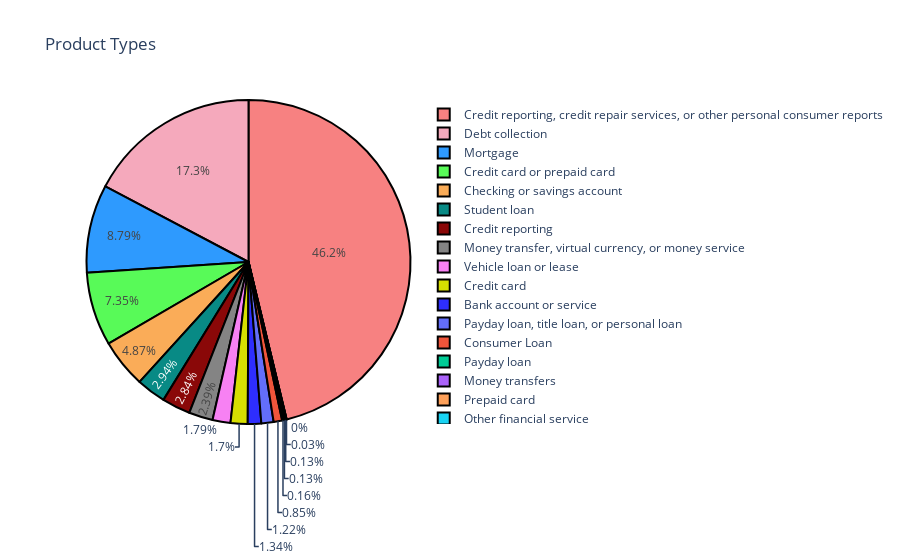

Notebook cell for this chart:
### Markdown cell above
## Creates a pie chart for distribution of product complaints

### Code cell
import pandas as pd
import plotly.graph_objs as go
from plotly.offline import iplot, init_notebook_mode

# Only needed if you're using a Jupyter Notebook
init_notebook_mode(connected=True)

# Load the dataset
df = pd.read_csv("complaint_cleaned.csv")

# Calculate percentage of product discussions
p_product_discussions = round(df["Product"].value_counts() / len(df["Product"]) * 100, 2)

# Print the percentages
print(p_product_discussions)

# Prepare data for the pie chart
labels = list(p_product_discussions.index)
values = p_product_discussions.values.tolist()
colors = ['#F78181', '#F5A9BC', '#2E9AFE', '#58FA58', '#FAAC58', '#088A85', 
          '#8A0808', '#848484', '#F781F3', '#D7DF01', '#2E2EFE']

# Create pie chart
product_pie = go.Pie(
    labels=labels,
    values=values,
    marker=dict(colors=colors, line=dict(color='#000000', width=2))
)

# Set up layout
layout = go.Layout(title='Product Types')

# Plot
fig = go.Figure(data=[product_pie], layout=layout)
iplot(fig)

### Figure 1 — Plotly figure (JSON) as saved in the notebook; plotly's stock layout.template omitted (floating-point values rounded to 4 significant figures)
{"data": [{"labels": ["Credit reporting, credit repair services, or other personal consumer reports", "Debt collection", "Mortgage", "Credit card or prepaid card", "Checking or savings account", "Student loan", "Credit reporting", "Money transfer, virtual currency, or money service", "Vehicle loan or lease", "Credit card", "Bank account or service", "Payday loan, title loan, or personal loan", "Consumer Loan", "Payday loan", "Money transfers", "Prepaid card", "Other financial service", "Virtual currency"], "marker": {"colors": ["#F78181", "#F5A9BC", "#2E9AFE", "#58FA58", "#FAAC58", "#088A85", "#8A0808", "#848484", "#F781F3", "#D7DF01", "#2E2EFE"], "line": {"color": "#000000", "width": 2}}, "type": "pie", "values": [46.22, 17.26, 8.79, 7.35, 4.87, 2.94, 2.84, 2.39, 1.79, 1.7, 1.34, 1.22, 0.85, 0.16, 0.13, 0.13, 0.03, 0]}], "layout": {"title": {"text": "Product Types"}}}
